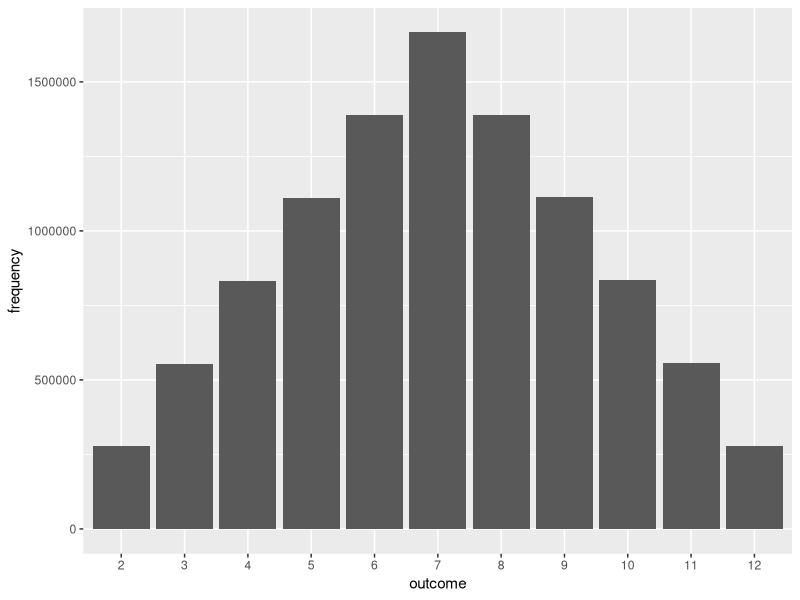

Write R code to recreate this figure.
library(tidyverse)

# sample 1 million numbers between 1 and 6
dice_1 <- sample(1:6, 10e6, replace = T)
dice_2 <- sample(1:6, 10e6, replace = T)
outcome <- dice_1 + dice_2

# plot frequency of each outcome
tibble(
  outcome     = as.factor(2:12),
  frequency   = table(dice_1 + dice_2) %>% as.vector()
) %>% 
  ggplot(aes(x = outcome, y = frequency)) + geom_col()

